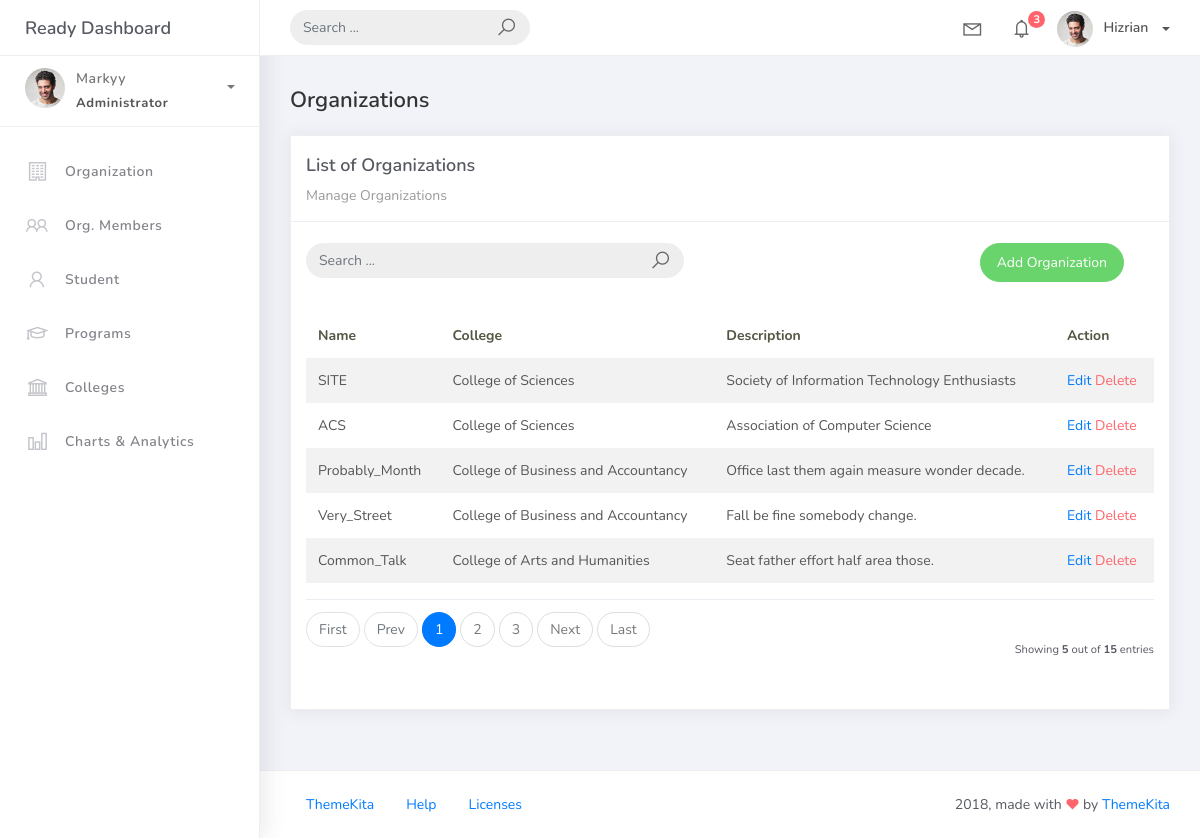
Screenshot of /organization_list with the database file from the repository.
### studentorg/models.py (models this page shows, shortened)
class BaseModel(models.Model):
    created_at = models.DateTimeField(auto_now_add=True, db_index=True)
    updated_at = models.DateTimeField(auto_now=True)
    class Meta:
        abstract = True

class Organization(BaseModel):
    name = models.CharField(max_length=250)
    college = models.ForeignKey(
        College, null=True, blank=True, on_delete=models.CASCADE
    )
    description = models.CharField(max_length=500)

class College(BaseModel):
    college_name = models.CharField(max_length=150)
    def __str__(self):
        return self.college_name

### studentorg/views.py (the view)
# urls.py: path('organization_list', OrganizationList.as_view(), name='organization-list'),
class OrganizationList(ListView):
    model = Organization
    context_object_name = 'organization'
    template_name = 'org_list.html'
    paginate_by = 5
    def get_queryset(self, *args, **kwargs):
        qs = super(OrganizationList, self).get_queryset(*args, **kwargs)
        if self.request.GET.get("q") != None:
            query = self.request.GET.get("q")
            qs = qs.filter(
                Q(name__icontains=query) |
                Q(description__icontains=query)
            )
        return qs

### templates/org_list.html
{% extends 'base.html' %}
{% load static %}
{% block content %}
<div class="content">
    <div class="container-fluid">
        <h4 class="page-title">Organizations</h4>
        <div class="row">
            <div class="col-md-12">
                <div class="card">
                    <div class="card-header">
                        <div class="card-title">List of Organizations</div>
                        <div class="card-category">Manage Organizations</div>
                    </div>
                    <br />
                    <div class="col-md-12 row">
                        <div class="col-md-6">
                            <form class="navbar-left navbar-form nav-search mr-md-3" action="{% url 'organization-list' %}">
                                <div class="input-group">
                                    <input type="text" placeholder="Search ..." class="form-control" name="q" />
                                    <div class="input-group-append">
                                        <span class="input-group-text">
                                            <i class="la la-search search-icon"></i>
                                        </span>
                                    </div>
                                </div>
                            </form>
                        </div>
                        <div class="col-md-6">
                            <div class="pull-right">
                                <a href="{% url 'organization-add' %}" class="btn btn-success btn-rounded">Add Organization</a>
                            </div>
                        </div>
                    </div>
                    <div class="card-body">
                        <table class="table table-striped mt-3">
                            <thead>
                                <tr>
                                    <th scope="col">Name</th>
                                    <th scope="col">College</th>
                                    <th scope="col">Description</th>
                                    <th scope="col">Action</th>
                                </tr>
                            </thead>
                            <tbody>
                                {% for object in object_list %}
                                <tr>
                                    <td>{{ object.name }}</td>
                                    <td>{{ object.college }}</td>
                                    <td>{{ object.description }}</td>
                                    <td>
                                        <a href="organization_list/{{object.id}}">Edit</a>
                                        <a href="organization_list/{{object.id}}/delete" class="text-danger">Delete</a>
                                    </td>
                                </tr>
                                {% empty %}
                                <tr>
                                    <td colspan="4" style="text-align: center;">
                                        <p class="text-sm font-weight-bold mb-0">No Records Found</p>
                                    </td>
                                </tr>
                                {% endfor %}
                            </tbody>
                        </table>
                        {% include 'includes/pagination.html' %}
                    </div>
                </div>
            </div>
        </div>
    </div>
</div>
{% endblock %}

### rows the page displays
Organization: name "SITE", college "College of Sciences", description "Society of Information Technology Enthusiasts"
Organization: name "ACS", college "College of Sciences", description "Association of Computer Science"
Organization: name "Probably_Month", college "College of Business and Accountancy", description "Office last them again measure wonder decade."
Organization: name "Very_Street", college "College of Business and Accountancy", description "Fall be fine somebody change."
Organization: name "Common_Talk", college "College of Arts and Humanities", description "Seat father effort half area those."

### other values shown
{{ page_num }} "1"
{{ page_num }} "2" "3"
{{ object_list.count }} "5"
{{ paginator.count }} "15"
